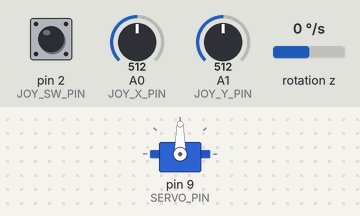
Bench run of a sketch on a simulated Arduino Uno, built with avr-gcc and run on an emulated ATmega328P. On the bench: servo. Wiring (inferred from the names in the program): MPU-6050 motion sensor at I2C address 0x68. The inputs (shaded band) are chosen by the test bench; at power-on: A0 (JOY_X_PIN) = 512, pin 2 (JOY_SW_PIN) HIGH, rotation z 0 °/s, A1 (JOY_Y_PIN) = 512. What the sketch prints to the serial monitor is not drawn.

Above: at 2.5 s.
2.6 s: A0 (JOY_X_PIN) set to 35
At 3.2 s:
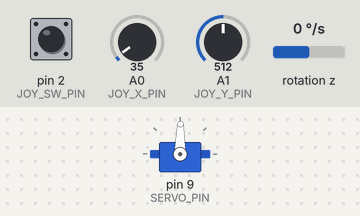
5.6 s: pin 2 (JOY_SW_PIN) pulled LOW for 0.15 s
7.5 s: rotation z set to 100 °/s
At 9.1 s:
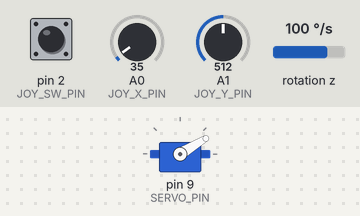
9.4 s: pin 2 (JOY_SW_PIN) pulled LOW for 1 s
At 10.5 s:
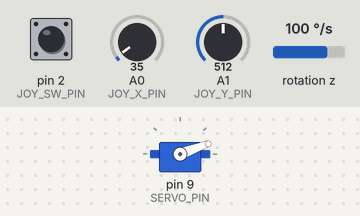
Timing chart, 0 to 12.4 s (numbered marks = the images above; inputs shaded):
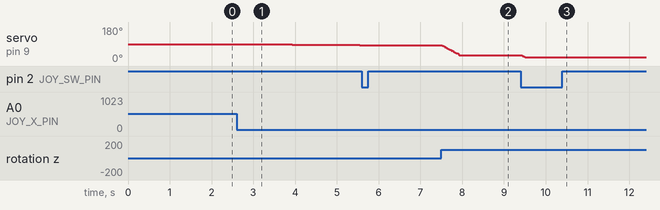

The sketch:

fishfinder_stabilizer_test.ino
```cpp
/*
  Fish finder gyro stabilizer proof-of-concept.

  This deliberately uses only a gyro-integrated yaw estimate. It will drift over
  time, which is expected for this first bench test. Use ZERO before each test.
*/

#include <Wire.h>
#include <Servo.h>

const byte MPU_ADDR = 0x68;
const byte JOY_X_PIN = A0;
const byte JOY_Y_PIN = A1;
const byte JOY_SW_PIN = 2;       // Optional joystick switch, active low.
const byte SERVO_PIN = 9;

enum Mode { MANUAL, FIXED, DISENGAGED, RECENTER };
Mode mode = MANUAL;

Servo headServo;

// Tunable values. They can also be updated from the GUI.
float servoMin = 20.0;
float servoMax = 160.0;
float manualSpeed = 2.0;         // Degrees/second at full joystick deflection.
float kp = 1.2;
float deadband = 2.0;            // Degrees of yaw error ignored in FIXED mode.
float maxError = 45.0;
float gyroTrim = 0.0;            // Deg/s, subtracted from the gyro reading.
const float maxServoRate = 25.0; // Deg/s; prevents abrupt correction steps.

float yaw = 0.0;
float yawRate = 0.0;
float servoAngle = 90.0;
float fixedYaw = 0.0;
float fixedServo = 90.0;
float errorAngle = 0.0;
bool atLimit = false;
int joyX = 512;
int joyY = 512;

unsigned long lastControlMs = 0;
unsigned long lastTelemetryMs = 0;
bool previousButton = HIGH;

char commandBuffer[80];
byte commandLength = 0;

const char *modeName() {
  switch (mode) {
    case MANUAL: return "MANUAL";
    case FIXED: return "FIXED";
    case DISENGAGED: return "DISENGAGED";
    case RECENTER: return "RECENTER";
  }
  return "UNKNOWN";
}

void writeRegister(byte reg, byte value) {
  Wire.beginTransmission(MPU_ADDR);
  Wire.write(reg);
  Wire.write(value);
  Wire.endTransmission();
}

int16_t readGyroZRaw() {
  Wire.beginTransmission(MPU_ADDR);
  Wire.write(0x47);              // Gyro Z high-byte register
  Wire.endTransmission(false);
  Wire.requestFrom(MPU_ADDR, (byte)2);
  if (Wire.available() < 2) return 0;
  return (int16_t)(Wire.read() << 8 | Wire.read());
}

float calibrateGyroZ() {
  // Keep the sensor still while the board starts. Returns its measured bias.
  const int samples = 300;
  long total = 0;
  for (int i = 0; i < samples; i++) {
    total += readGyroZRaw();
    delay(3);
  }
  return (total / (float)samples) / 131.0; // +/-250 deg/s scale
}

void setServo(float requested) {
  servoAngle = constrain(requested, servoMin, servoMax);
  headServo.write((int)(servoAngle + 0.5));
}

void enterFixed() {
  fixedYaw = yaw;
  fixedServo = servoAngle;
  errorAngle = 0.0;
  atLimit = false;
  mode = FIXED;
}

void processCommand(const char *rawCommand) {
  // String.toFloat() avoids the unreliable %f scanf support found on many Uno
  // builds. The GUI has no settings effect until this parser accepts them.
  String command(rawCommand);
  command.trim();
  if (command == "FIX") enterFixed();
  else if (command == "MANUAL") { mode = MANUAL; atLimit = false; }
  else if (command == "DISENGAGE") mode = DISENGAGED;
  else if (command == "RECENTER") { mode = RECENTER; atLimit = false; }
  else if (command == "ZERO") { yaw = 0.0; fixedYaw = 0.0; }
  else if (command == "CENTER") { setServo(90.0); }
  else if (command.startsWith("SET KP ")) kp = max(0.0, command.substring(7).toFloat());
  else if (command.startsWith("SET DEADBAND ")) deadband = max(0.0, command.substring(13).toFloat());
  else if (command.startsWith("SET MANUAL_SPEED ")) manualSpeed = max(0.0, command.substring(17).toFloat());
  else if (command.startsWith("SET MAX_ERROR ")) maxError = max(1.0, command.substring(14).toFloat());
  else if (command.startsWith("SET GYRO_TRIM ")) gyroTrim = command.substring(14).toFloat();
  else if (command.startsWith("SET LIMITS ")) {
    String values = command.substring(11);
    int space = values.indexOf(' ');
    if (space > 0) {
      float minimum = values.substring(0, space).toFloat();
      float maximum = values.substring(space + 1).toFloat();
      if (minimum < maximum) {
        servoMin = constrain(minimum, 0.0, 180.0);
        servoMax = constrain(maximum, 0.0, 180.0);
        setServo(servoAngle);
      }
    }
  }
}

void readSerialCommands() {
  while (Serial.available()) {
    char incoming = (char)Serial.read();
    if (incoming == '\r') continue;
    if (incoming == '\n') {
      commandBuffer[commandLength] = '\0';
      if (commandLength > 0) processCommand(commandBuffer);
      commandLength = 0;
    } else if (commandLength < sizeof(commandBuffer) - 1) {
      commandBuffer[commandLength++] = incoming;
    } else {
      commandLength = 0; // Discard an overlong command.
    }
  }
}

void updateControl(float dt) {
  joyX = analogRead(JOY_X_PIN);
  joyY = analogRead(JOY_Y_PIN);

  // At +/-250 deg/s sensitivity the MPU6050 produces 131 LSB per deg/s.
  yawRate = readGyroZRaw() / 131.0 - gyroTrim;
  yaw += yawRate * dt;

  bool button = digitalRead(JOY_SW_PIN);
  if (previousButton == HIGH && button == LOW) enterFixed();
  previousButton = button;

  if (mode == MANUAL) {
    // Joystick X alone controls heading. Small center noise is ignored.
    float normalized = (joyX - 512) / 512.0;
    if (abs(normalized) < 0.08) normalized = 0.0;
    setServo(servoAngle + normalized * manualSpeed * dt);
    errorAngle = 0.0;
    atLimit = false;
  }
  else if (mode == FIXED) {
    // Positive base yaw is countered with negative servo correction.
    float yawDelta = yaw - fixedYaw;
    errorAngle = -yawDelta;
    // Inside the deadband, retain the previous command. Returning to
    // fixedServo here caused the earlier threshold snap.
    float requested = servoAngle;
    if (abs(errorAngle) > deadband) requested = fixedServo + kp * errorAngle;

    // A saturated servo cannot continue protecting the target direction.
    if (abs(errorAngle) > maxError || requested < servoMin || requested > servoMax) {
      atLimit = requested < servoMin || requested > servoMax;
      float maxStep = maxServoRate * dt;
      float step = constrain(requested - servoAngle, -maxStep, maxStep);
      setServo(servoAngle + step);
      mode = DISENGAGED;
    } else {
      atLimit = false;
      setServo(requested);
    }
  }
  else if (mode == RECENTER) {
    const float recenterSpeed = 60.0; // Degrees/second.
    float step = recenterSpeed * dt;
    if (abs(servoAngle - 90.0) <= step) {
      setServo(90.0);
      mode = MANUAL;
    } else {
      setServo(servoAngle + (servoAngle < 90.0 ? step : -step));
    }
    errorAngle = 0.0;
  }
  // DISENGAGED intentionally holds the last servo command.
}

void sendTelemetry() {
  // JSON lines make this simple to inspect and parse on the PC.
  Serial.print("{\"yaw\":"); Serial.print(yaw, 2);
  Serial.print(",\"yaw_rate\":"); Serial.print(yawRate, 2);
  Serial.print(",\"joy_x\":"); Serial.print(joyX);
  Serial.print(",\"joy_y\":"); Serial.print(joyY);
  Serial.print(",\"servo\":"); Serial.print(servoAngle, 1);
  Serial.print(",\"target\":"); Serial.print(fixedYaw, 2);
  Serial.print(",\"error\":"); Serial.print(errorAngle, 2);
  Serial.print(",\"mode\":\""); Serial.print(modeName());
  Serial.print("\",\"limit\":"); Serial.print(atLimit ? "true" : "false");
  Serial.print(",\"kp\":"); Serial.print(kp, 2);
  Serial.print(",\"deadband\":"); Serial.print(deadband, 2);
  Serial.print(",\"manual_speed\":"); Serial.print(manualSpeed, 2);
  Serial.print(",\"gyro_trim\":"); Serial.print(gyroTrim, 2);
  Serial.println("}");
}

void setup() {
  pinMode(JOY_SW_PIN, INPUT_PULLUP);
  Serial.begin(115200);
  Wire.begin();
  writeRegister(0x6B, 0x00);     // Wake MPU6050.
  writeRegister(0x1B, 0x00);     // Gyro range: +/-250 deg/s.
  headServo.attach(SERVO_PIN);
  setServo(90.0);
  delay(250);
  gyroTrim = calibrateGyroZ();   // Initial stationary gyro bias removal.
  lastControlMs = millis();
}

void loop() {
  readSerialCommands();
  unsigned long now = millis();
  if (now - lastControlMs >= 10) { // 100 Hz control loop.
    float dt = (now - lastControlMs) / 1000.0;
    lastControlMs = now;
    updateControl(dt);
  }
  if (now - lastTelemetryMs >= 50) { // 20 Hz JSON telemetry.
    lastTelemetryMs = now;
    sendTelemetry();
  }
}
```

Measured:
- after the input at 2.6 s, servo on pin 9 (SERVO_PIN): moves from 90° to 84° over 2.7 s, starting after 0.26 s
- after the input at 5.6 s, servo on pin 9 (SERVO_PIN): stays 84° (without the input it goes to 83° after 0.48 s)
- after the input at 7.5 s, servo on pin 9 (SERVO_PIN): moves from 84° to 31° over 0.41 s, starting at once
- after the input at 9.4 s, servo on pin 9 (SERVO_PIN): 31° → 20° at once
